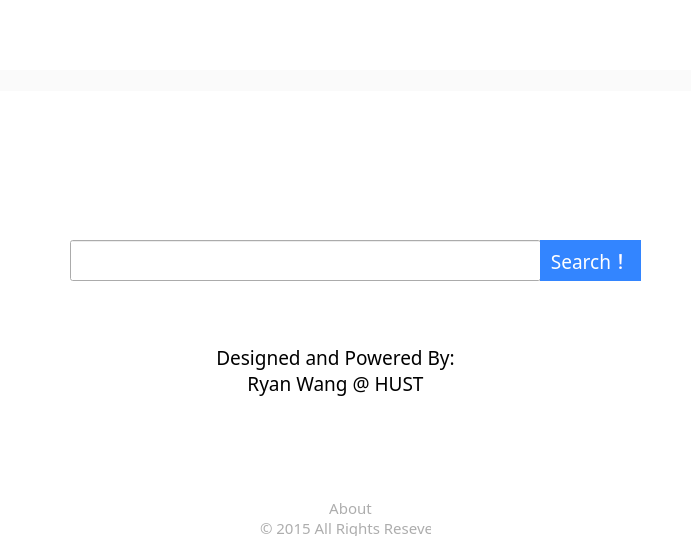
<?xml version="1.0" encoding="UTF-8"?>
<ui version="4.0">
 <class>HandySearchClass</class>
 <widget class="QMainWindow" name="HandySearchClass">
  <property name="geometry">
   <rect>
  <x>0</x>
  <y>0</y>
  <width>700</width>
  <height>542</height>
   </rect>
  </property>
  <property name="font">
   <font>
  <family>微软雅黑 Light</family>
  <pointsize>18</pointsize>
   </font>
  </property>
  <property name="mouseTracking">
   <bool>true</bool>
  </property>
  <property name="windowTitle">
   <string>HandySearch</string>
  </property>
  <property name="styleSheet">
   <string notr="true">QMainWindow {background : rgb(255,255,255);}</string>
  </property>
  <widget class="QWidget" name="centralWidget">
   <widget class="QPushButton" name="search">
  <property name="geometry">
   <rect>
    <x>540</x>
    <y>240</y>
    <width>101</width>
    <height>41</height>
   </rect>
  </property>
  <property name="font">
   <font>
    <family>Segoe UI Light</family>
    <pointsize>14</pointsize>
   </font>
  </property>
  <property name="styleSheet">
   <string notr="true">QPushButton{background-color:rgb(51,133,255);border:none}
QPushButton:hover{background-color:rgb(49,126,243);border:none}
QPushButton:pressed{background-color:rgb(48,117,220);border:none}
QPushButton{color:rgb(255,255,255);}
</string>
  </property>
  <property name="text">
   <string>Search！</string>
  </property>
   </widget>
   <widget class="QLabel" name="logo">
  <property name="geometry">
   <rect>
    <x>170</x>
    <y>130</y>
    <width>351</width>
    <height>91</height>
   </rect>
  </property>
  <property name="text">
   <string/>
  </property>
  <property name="pixmap">
   <pixmap resource="../handy_search.qrc">:/assets/Logo.png</pixmap>
  </property>
   </widget>
   <widget class="QLineEdit" name="searchEdit">
  <property name="geometry">
   <rect>
    <x>70</x>
    <y>240</y>
    <width>471</width>
    <height>41</height>
   </rect>
  </property>
  <property name="font">
   <font>
    <family>微软雅黑 Light</family>
    <pointsize>14</pointsize>
   </font>
  </property>
  <property name="styleSheet">
   <string notr="true">QLineEdit:hover{border:1px solid #3385ff}
</string>
  </property>
  <property name="clearButtonEnabled">
   <bool>true</bool>
  </property>
   </widget>
   <widget class="QLabel" name="segment">
  <property name="geometry">
   <rect>
    <x>0</x>
    <y>70</y>
    <width>691</width>
    <height>21</height>
   </rect>
  </property>
  <property name="font">
   <font>
    <family>微软雅黑 Light</family>
    <pointsize>12</pointsize>
   </font>
  </property>
  <property name="styleSheet">
   <string notr="true">background-color: rgb(250,250,250);
color:rgb(153,153,153)</string>
  </property>
  <property name="text">
   <string/>
  </property>
   </widget>
   <widget class="QTextBrowser" name="resultEdit">
  <property name="enabled">
   <bool>true</bool>
  </property>
  <property name="geometry">
   <rect>
    <x>40</x>
    <y>340</y>
    <width>104</width>
    <height>71</height>
   </rect>
  </property>
  <property name="font">
   <font>
    <family>微软雅黑 Light</family>
    <pointsize>10</pointsize>
   </font>
  </property>
  <property name="acceptDrops">
   <bool>false</bool>
  </property>
  <property name="styleSheet">
   <string notr="true">background:transparent;
border: 0px </string>
  </property>
  <property name="readOnly">
   <bool>true</bool>
  </property>
  <property name="openLinks">
   <bool>false</bool>
  </property>
   </widget>
   <widget class="QLabel" name="copyright">
  <property name="geometry">
   <rect>
    <x>210</x>
    <y>330</y>
    <width>251</width>
    <height>81</height>
   </rect>
  </property>
  <property name="font">
   <font>
    <family>Segoe UI Light</family>
    <pointsize>14</pointsize>
   </font>
  </property>
  <property name="styleSheet">
   <string notr="true"/>
  </property>
  <property name="text">
   <string>Designed and Powered By:
Ryan Wang @ HUST</string>
  </property>
  <property name="alignment">
   <set>Qt::AlignCenter</set>
  </property>
   </widget>
   <widget class="QWidget" name="about" native="true">
  <property name="geometry">
   <rect>
    <x>260</x>
    <y>500</y>
    <width>171</width>
    <height>41</height>
   </rect>
  </property>
  <widget class="QLabel" name="copyright_">
   <property name="geometry">
    <rect>
     <x>0</x>
     <y>20</y>
     <width>171</width>
     <height>16</height>
    </rect>
   </property>
   <property name="font">
    <font>
     <family>Segoe UI Light</family>
     <pointsize>11</pointsize>
    </font>
   </property>
   <property name="styleSheet">
    <string notr="true">color:rgb(173, 173, 173);</string>
   </property>
   <property name="text">
    <string>© 2015 All Rights Reseverd</string>
   </property>
  </widget>
  <widget class="QPushButton" name="_about">
   <property name="geometry">
    <rect>
     <x>50</x>
     <y>0</y>
     <width>81</width>
     <height>16</height>
    </rect>
   </property>
   <property name="font">
    <font>
     <family>Segoe UI Light</family>
     <pointsize>11</pointsize>
    </font>
   </property>
   <property name="styleSheet">
    <string notr="true">QPushButton{border:transparent;}
QPushButton{color:rgb(173, 173, 173);}
QPushButton:hover{color:rgb(58, 58, 58);}

</string>
   </property>
   <property name="text">
    <string>About</string>
   </property>
  </widget>
   </widget>
   <zorder>searchEdit</zorder>
   <zorder>search</zorder>
   <zorder>logo</zorder>
   <zorder>segment</zorder>
   <zorder>resultEdit</zorder>
   <zorder>copyright</zorder>
   <zorder>about</zorder>
  </widget>
 </widget>
 <layoutdefault spacing="6" margin="11"/>
 <resources>
  <include location="../handy_search.qrc"/>
 </resources>
 <connections/>
 <slots>
  <slot>test()</slot>
  <slot>search()</slot>
  <slot>textChanged()</slot>
  <slot>about()</slot>
 </slots>
</ui>
